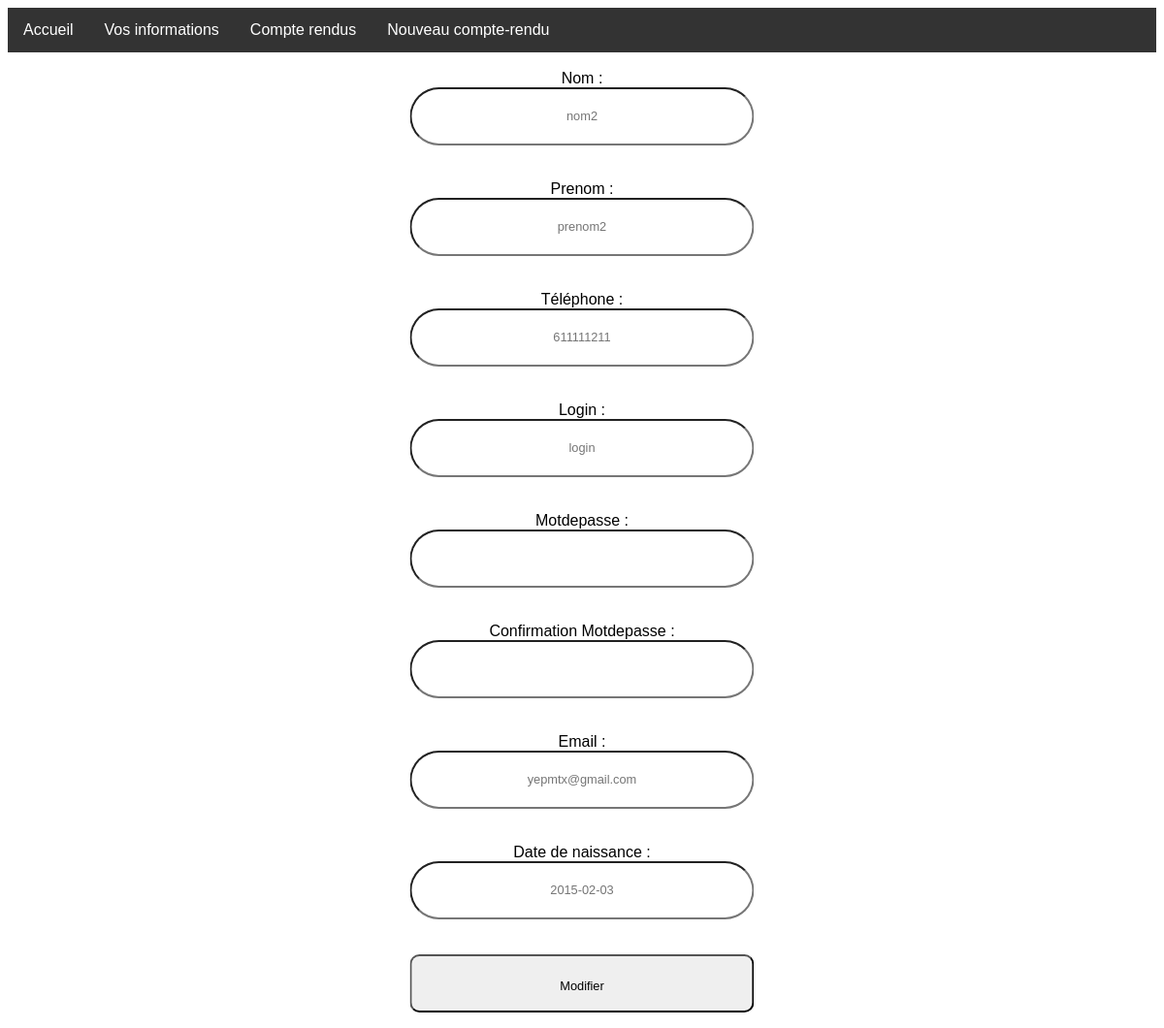
Screenshot of /modif_info.php (signed in) with the database file from the repository.
### tables this page shows
CREATE TABLE `utilisateur` (
  `num` int(10) NOT NULL,
  `nom` varchar(100) DEFAULT NULL,
  `prenom` varchar(100) DEFAULT NULL,
  `tel` int(20) DEFAULT NULL,
  `login` varchar(100) DEFAULT NULL,
  `motdepasse` varchar(100) DEFAULT NULL,
  `type` int(1) DEFAULT NULL,
  `email` varchar(100) DEFAULT NULL,
  `option` int(1) NOT NULL,
  `num_stage` int(10) DEFAULT NULL,
  `naissance` date DEFAULT NULL
);

### modif_info.php (the view, shortened to what this page needs)
<html>
<head> <link href="style.css" media="all" rel="stylesheet" type="text/css"/>
</head>
<body> </html>
<?php
if ($_SESSION["type"] !=0)
  {
    echo "Nous n'êtes pas autorisé à modifier vos informations.";
  }
else
  {
    ?>
    <html>
    <ul class="nav">
    <li><a href="accueil.php">Accueil</a></li>
    <li><a href="perso.php">Vos informations</a></li>
    <li><a href="cr.php">Compte rendus</a></li>
    <li><a href="ccr.php">Nouveau compte-rendu</a></li>
    </ul> </html>
    <?php
    include '_conf.php';
    if($connexion = mysqli_connect($serveurBDD,$userBDD,$mdpBDD,$nomBDD))
    {
      $id=$_SESSION["id"];
      $requete="SELECT * FROM utilisateur WHERE utilisateur.num=$id";
      $resultat = mysqli_query($connexion, $requete);
      while($donnees = mysqli_fetch_assoc($resultat))
        {
          $nom=$donnees['nom'];
          $prenom=$donnees['prenom'];
          $tel=$donnees['tel'];
          $login=$donnees['login'];
          $email=$donnees['email'];
          $naissance=$donnees['naissance'];
          echo "<br><FORM method='POST' action='modif_info.php'>
          Nom : <input type='text' name='nomentree' placeholder='$nom'><br><br>
          Prenom : <input type='text' name='prenomentree' placeholder='$prenom'><br><br>
          Téléphone : <input type='text' name='telentree' placeholder='$tel'><br><br>
          Login : <input type='text' name='loginentree' placeholder='$login'><br><br>
          Motdepasse : <input name='motdepasseentree' type='password'><br><br>
          Confirmation Motdepasse : <input name='remotdepasseentree' type='password'><br><br>
          Email : <input type='text' name='emailentree' placeholder='$email'><br><br>
          Date de naissance : <input type='text' nam='naissanceentree' placeholder='$naissance'><br><br>
          <input type='submit' name='modifer' value='Modifier'>
          </FORM>";
        }
    }
}
?>

### style.css (style rules this page uses)
ul.nav { list-style-type: none; margin: 0; padding: 0; overflow: hidden; background-color: #333; }
.nav li { float: left; }
.nav li a { display: block; color: white; text-align: center; padding: 14px 16px; text-decoration: none; }
* { box-sizing: border-box; }
body { font-family: Arial, sans-serif; text-align: center; }
a, a:link, a:visited, a:active { color: #3ca9e2; -webkit-transition: all 0.2s ease; transition: all 0.2s ease; }
input { display: block; box-sizing: border-box; width: 30%; outline: none; height: 60px; line-height: 60px; font-size:80%; border-radius: 40px; text-align: center; margin-left: 50%; transform: translateX(-50%); }
input[type=submit] { display: block; box-sizing: border-box; width: 30%; outline: none; height: 60px; line-height: 60px; border-radius: 10px; text-align: center; margin-left: 50%; transform: translateX(-50%); font-size: 80%; }

### rows the page displays
utilisateur: nomentree "nom2", prenomentree "prenom2", telentree "611111211", loginentree "login", emailentree "yepmtx@gmail.com", naissance "2015-02-03"
